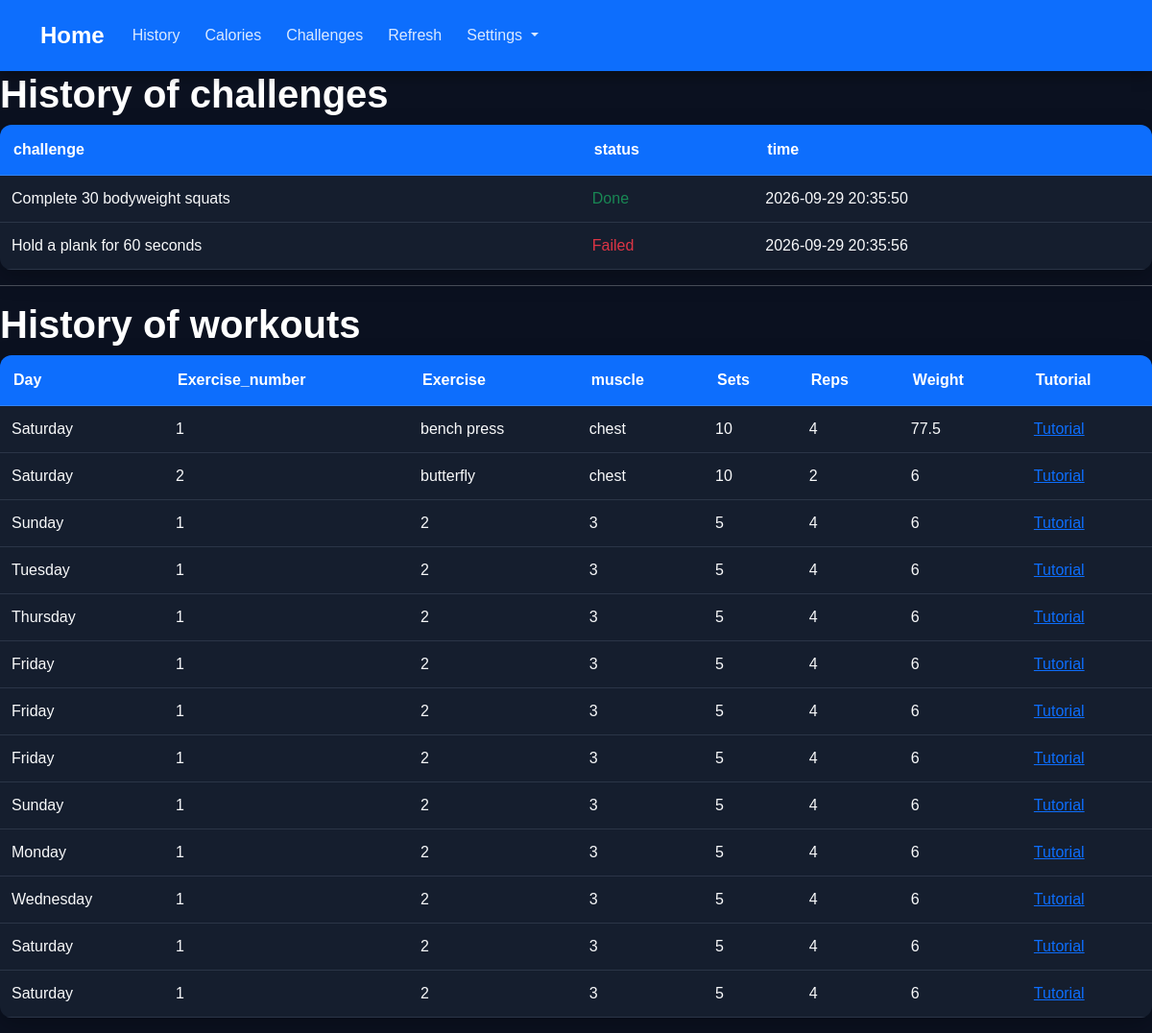
Page /history (signed in) on the committed database.
### tables this page shows
CREATE TABLE challenges (
    id INTEGER PRIMARY KEY AUTOINCREMENT,
    user_id INTEGER NOT NULL,
    challenge TEXT NOT NULL,
    status TEXT NOT NULL,
    time TEXT NOT NULL
);

CREATE TABLE workouts (
    id INTEGER PRIMARY KEY AUTOINCREMENT,
    user_id INTEGER NOT NULL,
    day TEXT NOT NULL,
    exercise_number INTEGER NOT NULL,
    exercise TEXT NOT NULL,
    muscle TEXT NOT NULL,
    sets INTEGER NOT NULL,
    reps INTEGER NOT NULL,
    weight INTEGER NOT NULL
);

### app.py (the view)
@app.route("/history")
def history():
     history = db.execute("SELECT challenge,status,time FROM challenges WHERE user_id = ?",session["user_id"])
     workouts = db.execute("SELECT day,exercise_number,exercise,muscle,sets,reps,weight FROM workouts WHERE user_id = ?",session["user_id"])
     return render_template("history.html",history=history,workouts=workouts)

### templates/history.html (shortened to what this page needs)
{% extends "layout.html" %}
{% block body %}
         <nav class="navbar navbar-expand-lg bg-body-tertiary">
  <div class="container-fluid">
    <a class="navbar-brand" href="/">Home</a>
    <div class="collapse navbar-collapse" id="navbarNavDropdown">
      <ul class="navbar-nav">
        <li class="nav-item">
          <a class="nav-link" href="/history">History</a>
        </li>
        <li class="nav-item">
          <a class="nav-link" href="/calories">Calories</a>
        </li>
         <li class="nav-item">
          <a class="nav-link" href="/challenges">Challenges</a>
        </li>
        <li class="nav-item">
          <a class="nav-link" href="" onclick="window.location.href=window.location.pathname; return false;">Refresh</a>
        </li>
        <li class="nav-item dropdown">
          <a class="nav-link dropdown-toggle" role="button" data-bs-toggle="dropdown" aria-expanded="false">
            Settings
          </a>
        </li>
      </ul>
    </div>
  </div>
</nav>
<form action="/history">
  <h1>History of challenges</h1>
   <table class="table">
  <thead>
    <tr>
      <th scope="col">challenge</th>
      <th scope="col">status</th>
      <th scope="col">time</th>
    </tr>
  </thead>
  <tbody>
    {% for his in history %}
    <tr>
      <td scope="row">{{ his["challenge"] }}</td>
      {% if his["status"] == "Done" %}
      <td class="text-success">{{ his["status"] }}</td>
      {% else %}
      <td class="text-danger">{{ his["status"] }}</td>
      {% endif %}
      <td>{{ his["time"] }}</td>
    </tr>
    {% endfor %}
  </tbody>
</table>
<hr>
<h1>History of workouts</h1>
   <table class="table">
  <thead>
    <tr>
      <th scope="col">Day</th>
      <th scope="col">Exercise_number</th>
      <th scope="col">Exercise</th>
      <th scope="col">muscle</th>
      <th scope="col">Sets</th>
      <th scope="col">Reps</th>
      <th scope="col">Weight</th>
      <th scope="col">Tutorial</th>
    </tr>
  </thead>
  <tbody>
    {% for work in workouts %}
    <tr>
     <td>{{ work["day"] }}</td>
     <td>{{ work["exercise_number"] }}</td>
     <td>{{ work["exercise"] }}</td>
     <td>{{ work["muscle"] }}</td>
     <td>{{ work["reps"] }}</td>
     <td>{{ work["sets"] }}</td>
     <td>{{ work["weight"] }}</td>
     <td><a href="https://musclewiki.com/" >Tutorial</a></td>
     </tr>
    {% endfor %}
    </tbody>
</form>
{% endblock %}

### static/styles.css (style rules this page uses)
body { min-height: 100vh; margin: 0; background-color: #0b1120; color: #f8f9fa; font-family: Arial, sans-serif; }
.navbar { background: #0d6efd !important; padding: 14px 30px; box-shadow: 0 4px 15px rgba(0, 0, 0, 0.35); }
.navbar-brand { color: white !important; font-size: 1.5rem; font-weight: 700; }
.navbar .nav-link { color: rgba(255, 255, 255, 0.85) !important; font-weight: 500; margin: 0 5px; border-radius: 8px; transition: 0.2s; }
h1, h2, h3 { color: white; font-weight: 700; }
.table { --bs-table-bg: #151e2e; --bs-table-color: #f8f9fa; --bs-table-border-color: #2b3547; border-radius: 12px; overflow: hidden; box-shadow: 0 8px 25px rgba(0, 0, 0, 0.25); }
.table thead th { background-color: #0d6efd !important; color: white !important; border-color: #3284ff; padding: 14px; }
.table td { padding: 12px; vertical-align: middle; }
.navbar { width: 100%; background: #0d6efd !important; padding: 14px 30px; box-shadow: 0 4px 15px rgba(0, 0, 0, 0.35); }

### rows in the picture
challenges: challenge "Complete 30 bodyweight squats", status "Done", time "2026-09-29 20:35:50"
challenges: challenge "Hold a plank for 60 seconds", status "Failed", time "2026-09-29 20:35:56"
workouts: day "Saturday", exercise_number "1", exercise "bench press", muscle "chest", reps "10", sets "4", weight "77.5"
workouts: day "Saturday", exercise_number "2", exercise "butterfly", muscle "chest", reps "10", sets "2", weight "6"
workouts: day "Sunday", exercise_number "1", exercise "2", muscle "3", reps "5", sets "4", weight "6"
workouts: day "Tuesday", exercise_number "1", exercise "2", muscle "3", reps "5", sets "4", weight "6"
workouts: day "Thursday", exercise_number "1", exercise "2", muscle "3", reps "5", sets "4", weight "6"
workouts: day "Friday", exercise_number "1", exercise "2", muscle "3", reps "5", sets "4", weight "6"
workouts: day "Friday", exercise_number "1", exercise "2", muscle "3", reps "5", sets "4", weight "6"
workouts: day "Friday", exercise_number "1", exercise "2", muscle "3", reps "5", sets "4", weight "6"
workouts: day "Sunday", exercise_number "1", exercise "2", muscle "3", reps "5", sets "4", weight "6"
workouts: day "Monday", exercise_number "1", exercise "2", muscle "3", reps "5", sets "4", weight "6"
workouts: day "Wednesday", exercise_number "1", exercise "2", muscle "3", reps "5", sets "4", weight "6"
workouts: day "Saturday", exercise_number "1", exercise "2", muscle "3", reps "5", sets "4", weight "6"
workouts: day "Saturday", exercise_number "1", exercise "2", muscle "3", reps "5", sets "4", weight "6"
